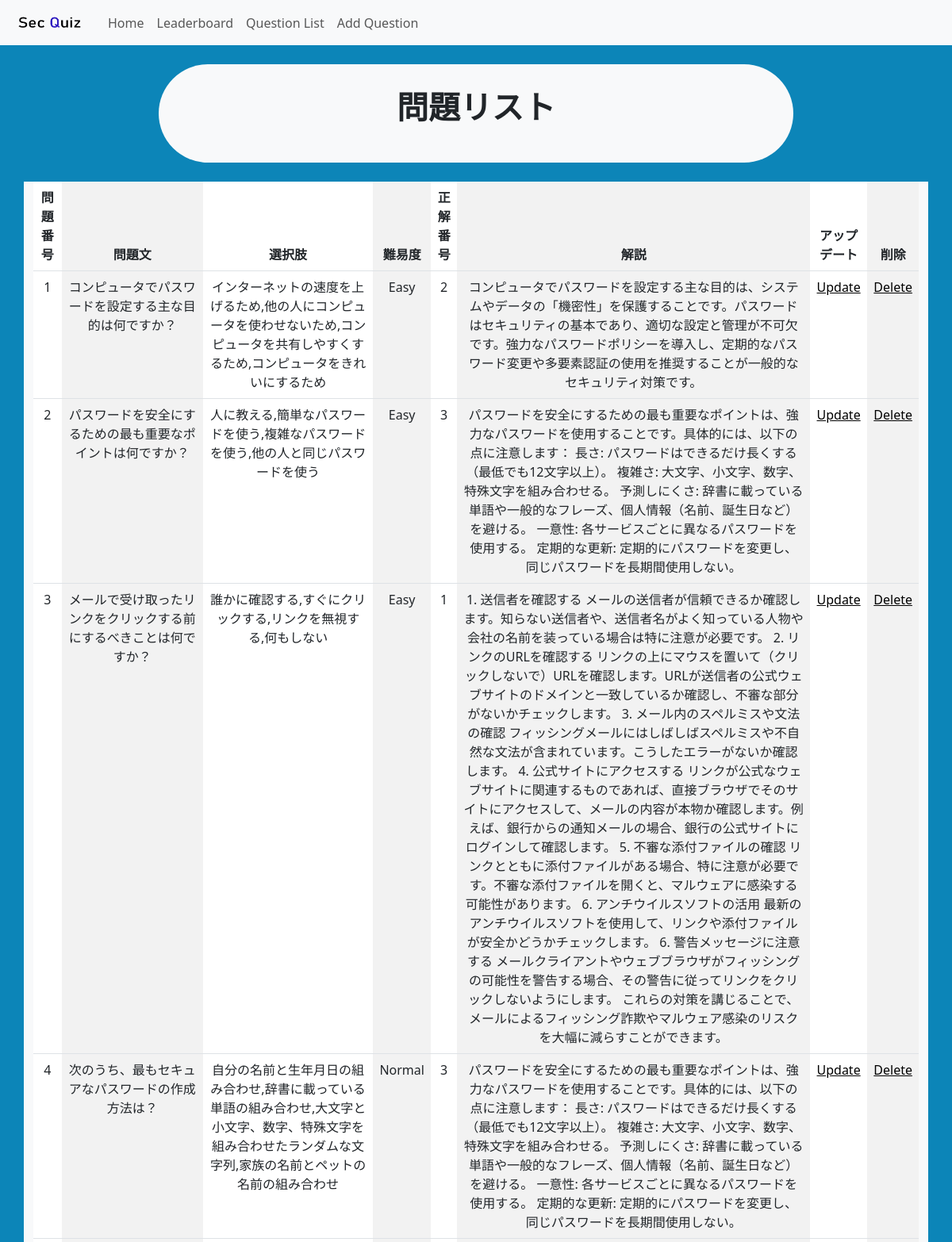
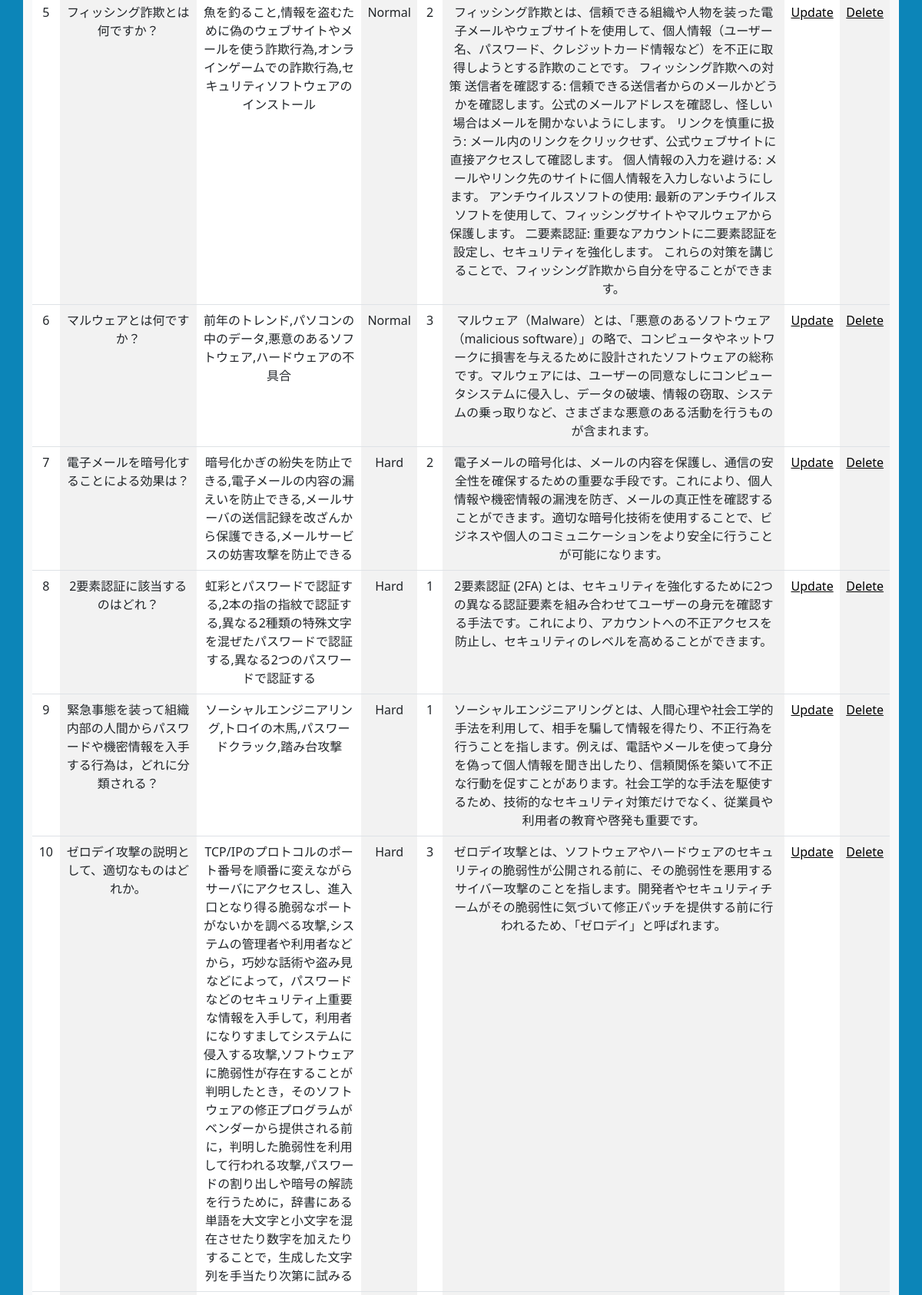
The app's page /questions_manager (upper part) with its own data (2 pictures, top to bottom).
### app.py (models this page shows)
class Question(db.Model):
    id = db.Column(db.Integer, primary_key=True)
    text = db.Column(db.Text, nullable=False)
    choices = db.Column(db.Text, nullable=False)
    difficulty = db.Column(db.String(50), nullable=False)
    correct_choice = db.Column(db.Integer, nullable=False)
    explain = db.Column(db.Text, nullable=True)

### app.py (the view)
@app.route("/questions_manager")
def list_questions_manager():
    questions = Question.query.all()
    number = 0
    numque =[]
    for question in questions:
        number = number + 1
        numque.append((number,question))
    return render_template("manager/question_list.html", numque=numque)

### templates/manager/question_list.html (shortened to what this page needs)
{% extends 'base.html' %}
{% block body %}
<link rel="stylesheet" href="../../static/css/background.css">
<link rel="stylesheet" href="../../static/css/yajirusi_button.css">
<nav class="navbar navbar-expand-lg bg-body-tertiary">
    <div class="container-fluid">
        <a class="navbar-brand" href="/">
            <img src="../static/image/secquiz_logo.png" alt="Logo" width="100" height="30"
                class="d-inline-block align-text-top">
        </a>
        <div class="collapse navbar-collapse" id="navbarNav">
            <ul class="navbar-nav">
                <li class="nav-item">
                    <a class="nav-link" aria-current="page" href="/manager">Home</a>
                </li>
                <li class="nav-item">
                    <a class="nav-link" href="/leaderboard_manager">Leaderboard</a>
                </li>
                <li class="nav-item">
                    <a class="nav-link" href="/questions_manager">Question List</a>
                </li>
                <li class="nav-item">
                    <a class="nav-link" href="/add_questions_manager">Add Question</a>
                </li>
            </ul>
        </div>
    </div>
</nav><br>
<div class="container-sm bg-light rounded-pill" style="width: 800px;"><br>
    <p class="fs-1 fw-bold text-center">問題リスト</p><br>
</div><br>
<div class="container-sm bg-light text-center" style="width: 1600px;">
    <table class="table table-striped-columns">
        <thead>
            <tr>
                <th>問題番号</th>
                <th>問題文</th>
                <th>選択肢</th>
                <th>難易度</th>
                <th>正解番号</th>
                <th>解説</th>
                <th>アップデート</th>
                <th>削除</th>
            </tr>
        </thead>
        <tbody>
            {% for number, question in numque %}
            <tr>
                <td>{{ number }}</td>
                <td>{{ question.text }}</td>
                <td>{{ question.choices }}</td>
                <td>{{ question.difficulty }}</td>
                <td>{{ question.correct_choice }}</td>
                <td>{{ question.explain }}</td>
                <td><a href="/update/{{ question.id }}" role="button">Update</a> </td>
                <td><a href="/delete/{{ question.id }}" role="button">Delete</a> </td>
            </tr>
            {% endfor %}
        </tbody>
    </table>
    <br>
</div>
{% endblock %}

### static/css/background.css (style rules this page uses)
a { color: #000000; }
html,body { height: 100%; }

### records on screen
Question: id "1", text "コンピュータでパスワードを設定する主な目的は何ですか？", choices "インターネットの速度を上げるため,他の人にコンピュータを使わせないため,コンピュータを共有しやすくするため,コンピュータをきれいにするため", difficulty "Easy", correct_choice "2", explain "コンピュータでパスワードを設定する主な目的は、システムやデータの「機密性」を保護することです。パスワードはセキュリティの基本であり、適切な設定と管理が不可欠です。強力なパスワードポリシーを導入し、定期的なパスワード変更や多要素認証の使用を推奨することが一般的なセキュリティ対策です。"
Question: id "2", text "パスワードを安全にするための最も重要なポイントは何ですか？", choices "人に教える,簡単なパスワードを使う,複雑なパスワードを使う,他の人と同じパスワードを使う", difficulty "Easy", correct_choice "3", explain "パスワードを安全にするための最も重要なポイントは、強力なパスワードを使用することです。具体的には、以下の点に注意します： 長さ: パスワードはできるだけ長くする（最低でも12文字以上）。 複雑さ: 大文字、小文字、数字、特殊文字を組み合わせる。 予測しにくさ: 辞書に載っている単語や一般的なフレーズ、個人情報（名前、誕生日など）を避ける。 一意性: 各サービスごとに異なるパスワードを使用する。 定期的な更新: 定期的にパスワードを変更し、同じパスワードを長期間使用しない。"
Question: id "3", text "メールで受け取ったリンクをクリックする前にするべきことは何ですか？", choices "誰かに確認する,すぐにクリックする,リンクを無視する,何もしない", difficulty "Easy", correct_choice "1", explain "1. 送信者を確認する メールの送信者が信頼できるか確認します。知らない送信者や、送信者名がよく知っている人物や会社の名前を装っている場合は特に注意が必要です。 2. リンクのURLを確認する リンクの上にマウスを置いて（クリックしないで）URLを確認します。URLが送信者の公式ウェブサイトのドメインと一致しているか確認し、不審な部分がないかチェックします。 3. メール内のスペルミスや文法の確認 フィッシングメールにはしばしばスペルミスや不自然な文法が含まれています。こうしたエラーがないか確認します。 4. 公式サイトにアクセスする リンクが公式なウェブサイトに関連するものであれば、直接ブラウザでそのサイトにアクセスして、メールの内容が本物か確認します。例えば、銀行からの通知メールの場合、銀行の公式サイトにログインして確認します。 5. 不審な添付ファイルの確認 リンクとともに添付ファイルがある場合、特に注意が必要です。不審な添付ファイルを開くと、マルウェアに感染する可能性があります。 6. アンチウイルスソフトの活用 最新のアンチウイルスソフトを使用して、リンクや添付ファイルが安全かどうかチェックします。 6. 警告メッセージに注意する メールクライアントやウェブブラウザがフィッシングの可能性を警告する場合、その警告に従ってリンクをクリックしないようにします。 これらの対策を講じることで、メールによるフィッシング詐欺やマルウェア感染のリスクを大幅に減らすことができます。"
Question: id "4", text "次のうち、最もセキュアなパスワードの作成方法は？", choices "自分の名前と生年月日の組み合わせ,辞書に載っている単語の組み合わせ,大文字と小文字、数字、特殊文字を組み合わせたランダムな文字列,家族の名前とペットの名前の組み合わせ", difficulty "Normal", correct_choice "3", explain "パスワードを安全にするための最も重要なポイントは、強力なパスワードを使用することです。具体的には、以下の点に注意します： 長さ: パスワードはできるだけ長くする（最低でも12文字以上）。 複雑さ: 大文字、小文字、数字、特殊文字を組み合わせる。 予測しにくさ: 辞書に載っている単語や一般的なフレーズ、個人情報（名前、誕生日など）を避ける。 一意性: 各サービスごとに異なるパスワードを使用する。 定期的な更新: 定期的にパスワードを変更し、同じパスワードを長期間使用しない。"
Question: id "5", text "フィッシング詐欺とは何ですか？", choices "魚を釣ること,情報を盗むために偽のウェブサイトやメールを使う詐欺行為,オンラインゲームでの詐欺行為,セキュリティソフトウェアのインストール", difficulty "Normal", correct_choice "2", explain "フィッシング詐欺とは、信頼できる組織や人物を装った電子メールやウェブサイトを使用して、個人情報（ユーザー名、パスワード、クレジットカード情報など）を不正に取得しようとする詐欺のことです。 フィッシング詐欺への対策 送信者を確認する: 信頼できる送信者からのメールかどうかを確認します。公式のメールアドレスを確認し、怪しい場合はメールを開かないようにします。 リンクを慎重に扱う: メール内のリンクをクリックせず、公式ウェブサイトに直接アクセスして確認します。 個人情報の入力を避ける: メールやリンク先のサイトに個人情報を入力しないようにします。 アンチウイルスソフトの使用: 最新のアンチウイルスソフトを使用して、フィッシングサイトやマルウェアから保護します。 二要素認証: 重要なアカウントに二要素認証を設定し、セキュリティを強化します。 これらの対策を講じることで、フィッシング詐欺から自分を守ることができます。"
Question: id "6", text "マルウェアとは何ですか？", choices "前年のトレンド,パソコンの中のデータ,悪意のあるソフトウェア,ハードウェアの不具合", difficulty "Normal", correct_choice "3", explain "マルウェア（Malware）とは、「悪意のあるソフトウェア（malicious software）」の略で、コンピュータやネットワークに損害を与えるために設計されたソフトウェアの総称です。マルウェアには、ユーザーの同意なしにコンピュータシステムに侵入し、データの破壊、情報の窃取、システムの乗っ取りなど、さまざまな悪意のある活動を行うものが含まれます。"
Question: id "7", text "電子メールを暗号化することによる効果は？", choices "暗号化かぎの紛失を防止できる,電子メールの内容の漏えいを防止できる,メールサーバの送信記録を改ざんから保護できる,メールサービスの妨害攻撃を防止できる", difficulty "Hard", correct_choice "2", explain "電子メールの暗号化は、メールの内容を保護し、通信の安全性を確保するための重要な手段です。これにより、個人情報や機密情報の漏洩を防ぎ、メールの真正性を確認することができます。適切な暗号化技術を使用することで、ビジネスや個人のコミュニケーションをより安全に行うことが可能になります。"
Question: id "8", text "2要素認証に該当するのはどれ？", choices "虹彩とパスワードで認証する,2本の指の指紋で認証する,異なる2種類の特殊文字を混ぜたパスワードで認証する,異なる2つのパスワードで認証する", difficulty "Hard", correct_choice "1", explain "2要素認証 (2FA) とは、セキュリティを強化するために2つの異なる認証要素を組み合わせてユーザーの身元を確認する手法です。これにより、アカウントへの不正アクセスを防止し、セキュリティのレベルを高めることができます。"
Question: id "9", text "緊急事態を装って組織内部の人間からパスワードや機密情報を入手する行為は，どれに分類される？", choices "ソーシャルエンジニアリング,トロイの木馬,パスワードクラック,踏み台攻撃", difficulty "Hard", correct_choice "1", explain "ソーシャルエンジニアリングとは、人間心理や社会工学的手法を利用して、相手を騙して情報を得たり、不正行為を行うことを指します。例えば、電話やメールを使って身分を偽って個人情報を聞き出したり、信頼関係を築いて不正な行動を促すことがあります。社会工学的な手法を駆使するため、技術的なセキュリティ対策だけでなく、従業員や利用者の教育や啓発も重要です。"
Question: id "10", text "ゼロデイ攻撃の説明として、適切なものはどれか。", choices "TCP/IPのプロトコルのポート番号を順番に変えながらサーバにアクセスし、進入口となり得る脆弱なポートがないかを調べる攻撃,システムの管理者や利用者などから，巧妙な話術や盗み見などによって，パスワードなどのセキュリティ上重要な情報を入手して，利用者になりすましてシステムに侵入する攻撃,ソフトウェアに脆弱性が存在することが判明したとき，そのソフトウェアの修正プログラムがベンダーから提供される前に，判明した脆弱性を利用して行われる攻撃,パスワードの割り出しや暗号の解読を行うために，辞書にある単語を大文字と小文字を混在させたり数字を加えたりすることで，生成した文字列を手当たり次第に試みる", difficulty "Hard", correct_choice "3", explain "ゼロデイ攻撃とは、ソフトウェアやハードウェアのセキュリティの脆弱性が公開される前に、その脆弱性を悪用するサイバー攻撃のことを指します。開発者やセキュリティチームがその脆弱性に気づいて修正パッチを提供する前に行われるため、「ゼロデイ」と呼ばれます。"
